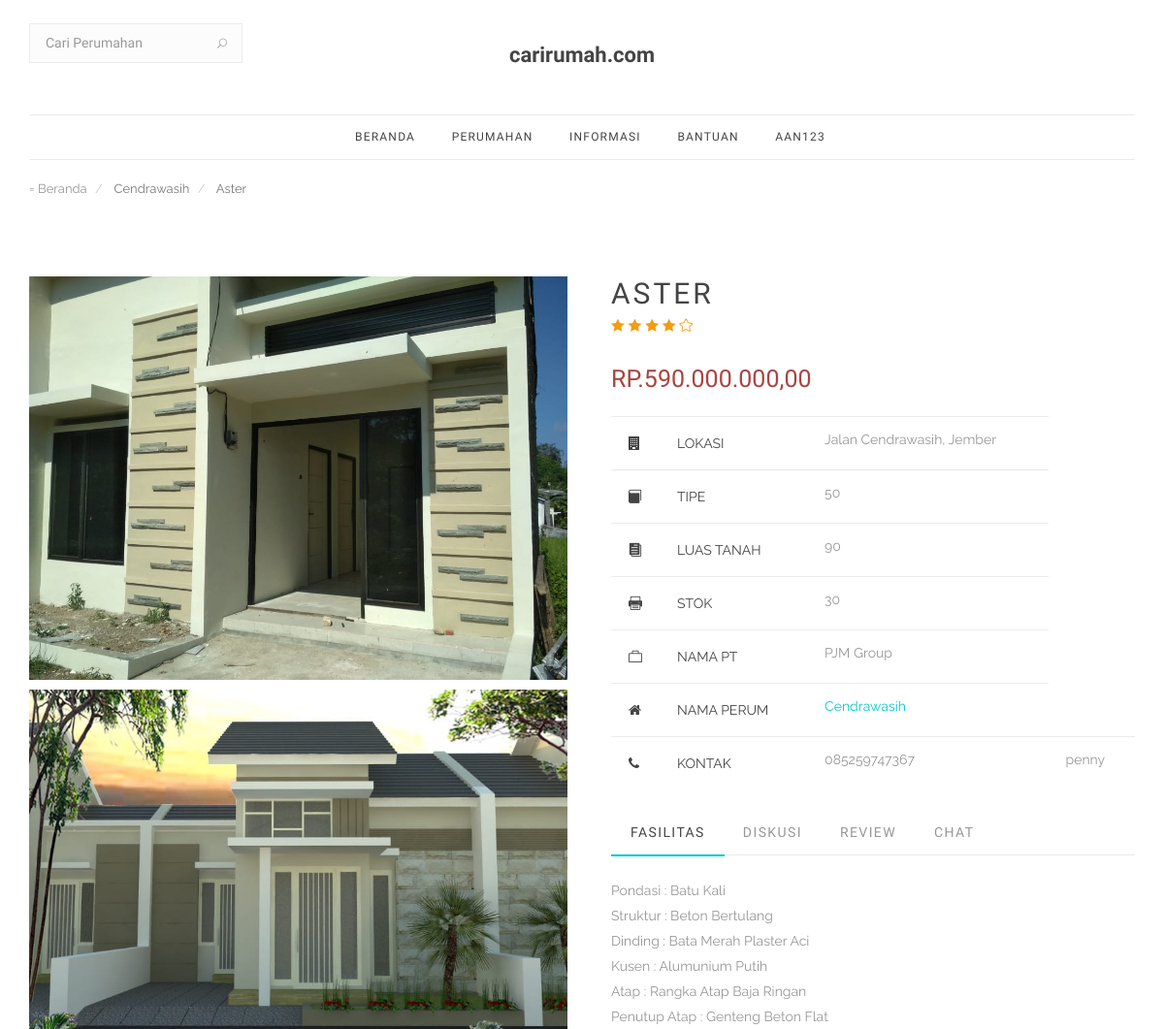
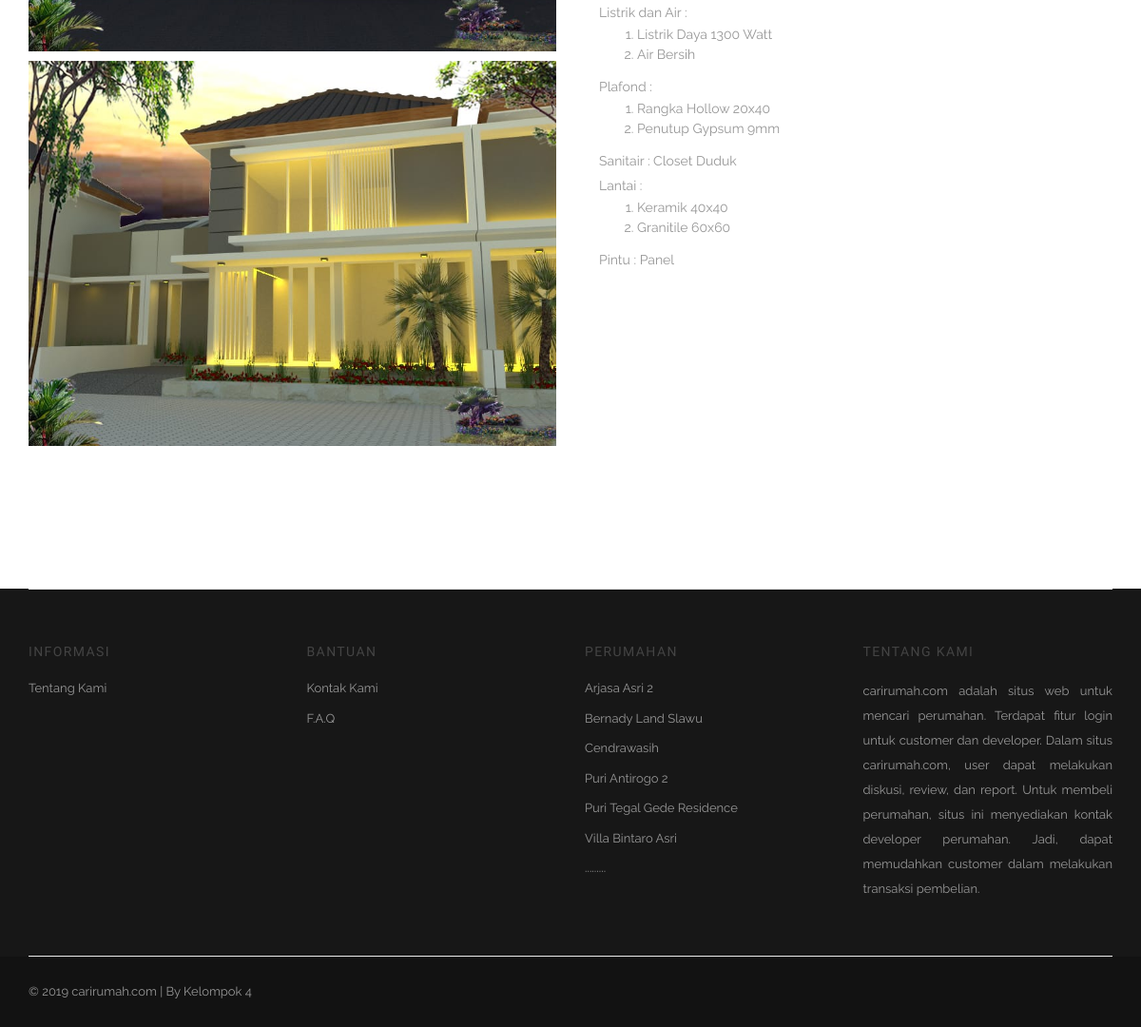
/home/index_admin.php?p=bukudetail/buku_detail_adm&KD_CLUSTER=10 (signed in), run on the app's committed database (2 pictures, top to bottom).
### tables this page shows
CREATE TABLE `perum` (
  `KD_PERUM` int(4) NOT NULL,
  `KD_PT` int(4) NOT NULL,
  `NAMA_PERUM` varchar(100) DEFAULT NULL,
  `LOKASI` varchar(100) DEFAULT NULL,
  `GAMBAR_PERUM` varchar(100) DEFAULT NULL
);

CREATE TABLE `cluster` (
  `KD_CLUSTER` int(4) NOT NULL,
  `KD_PERUM` int(4) NOT NULL,
  `NAMA_CLUSTER` varchar(100) DEFAULT NULL,
  `TIPE` int(4) DEFAULT NULL,
  `LUAS_TANAH` int(4) DEFAULT NULL,
  `STOK` int(4) DEFAULT NULL,
  `HARGA` bigint(20) DEFAULT NULL,
  `FASILITAS` varchar(1000) DEFAULT NULL,
  `GAMBAR` varchar(100) DEFAULT NULL,
  `GAMBAR1` varchar(100) DEFAULT NULL,
  `GAMBAR2` varchar(100) DEFAULT NULL
);

CREATE TABLE `pt` (
  `KD_PT` int(4) NOT NULL,
  `USERNAME` varchar(20) NOT NULL,
  `NAMA_PT` varchar(100) DEFAULT NULL
);

CREATE TABLE `marketing` (
  `KD_MARKET` int(4) NOT NULL,
  `USERNAME` varchar(20) NOT NULL,
  `NAMA` varchar(100) DEFAULT NULL,
  `NO_TELEPON` varchar(12) DEFAULT NULL
);

### home/pages/bukudetail/buku_detail_adm.php (the view, shortened to what this page needs)
<?php
    $KD_CLUSTER = $_GET['KD_CLUSTER'];
    $queryProduct = "SELECT *
    FROM cluster
    INNER JOIN perum
    ON cluster.KD_PERUM=perum.KD_PERUM
    INNER JOIN pt
    ON perum.KD_PT=pt.KD_PT
    INNER JOIN user
    ON pt.USERNAME=user.USERNAME
    INNER JOIN marketing
    ON user.USERNAME=marketing.USERNAME
    WHERE cluster.KD_CLUSTER=$KD_CLUSTER";
    $rsProduct = mysqli_query($konek, $queryProduct);
     $row = mysqli_fetch_assoc($rsProduct);
    $query=  "SELECT AVG(RATING) FROM review WHERE KD_CLUSTER='$KD_CLUSTER'";
    $rsq= mysqli_query($konek, $query);
?>
    <div class="container">
      <ol class="breadcrumb">
        <li>=
          <a href="index_admin.php">Beranda</a>
        </li>
        <li class="active">
          <?php echo $row['NAMA_PERUM']; ?>
        </li>
        <li class="active">
          <?php echo $row['NAMA_CLUSTER']; ?>
        </li>
      </ol>
    </div>
    <section class="section-wrap single-product">
      <div class="container relative">
        <div class="row">
        <div class="col-sm-6 col-xs-12 mb-60">
<div class="flickity  mfp-hover" id="gallery-main">
  <div class="gallery-cell">
    <a href="img/<?php echo $row['GAMBAR']; ?>" class="lightbox-img">
      <img src="img/<?php echo $row['GAMBAR']; ?>" alt="" />
    </a>
  </div>
  <div class="gallery-cell">
    <a href="img/<?php echo $row['GAMBAR1']; ?>" class="lightbox-img">
      <img src="img/<?php echo $row['GAMBAR1']; ?>" alt="" />
    </a>
  </div>
  <div class="gallery-cell">
    <a href="img/<?php echo $row['GAMBAR2']; ?>" class="lightbox-img">
      <img src="img/<?php echo $row['GAMBAR2']; ?>" alt="" />
    </a>
  </div>
</div>
</div>
          <div class="col-sm-6 col-xs-12 product-description-wrap">
            <h1 class="product-title"><?php echo $row['NAMA_CLUSTER']; ?></h1>
            <span>
            <?php
            while ($data = mysqli_fetch_assoc($rsq))
{
    ?>
            <?php
                $x = $data['AVG(RATING)'];
                $j = 5-$x;
                for ($i=0; $i<$x ; $i++) {
            ?>
              <span class="icon_star" style="color:#f39c12;"></span>
            <?php } for ($i=0; $i<$j ; $i++) { ?>
              <span class="icon_star_alt" style="color:#f39c12;"></span>
            <?php } }?>
            </span>
            <span class="price">
              <ins>
                <span class="ammount text-danger">
                    <?php
                        $harga = number_format($row['HARGA'], 2, ",", ".");
                        echo "Rp.".$harga;
                    ?>
                </span>
              </ins>
            </span>
            <div class="product_meta">
                <table class="table table-hover table-responsive">
                <tr>
                        <td width="5px"><span class="fa fa-building"></span></td>
                        <td><span class="sku">LOKASI</td>
                        <td><?php echo $row['LOKASI']; ?></span></td>
                    </tr>
                    <tr>
                        <td width="5px"><span class="icon_book"></span></td>
                        <td><span class="sku">TIPE</td>
                        <td><?php echo $row['TIPE']; ?></span></td>
                    </tr>
                    <tr>
                        <td width="5px"><span class="icon_documents"></span></td>
                        <td><span class="tagged_as">LUAS TANAH</td>
                        <td><?php echo $row['LUAS_TANAH']; ?> </span></td>
                    </tr>
                    <tr>
                        <td width="5px"><span class="icon_printer-alt"></span></td>
                        <td><span class="posted_in">STOK</td>
                        <td><?php echo $row['STOK']; ?></span></td>
                    </tr>
                    <tr>
                        <td width="5px"><span class="icon_briefcase"></span></td>
                        <td><span class="posted_in">NAMA PT</td>
                        <td><?php echo $row['NAMA_PT']; ?></a></span></td>
                    </tr>
                    <tr>
                        <td width="5px"><span class="fa fa-home"></span></td>
                        <td><span class="posted_in">NAMA PERUM</td>
                        <td><a href="?p=buku&KD_PERUM=<?php echo $row['KD_PERUM'] ?>&halaman=1" target="_blank">
                            <?php echo $row['NAMA_PERUM']; ?></a></span></td>
                    </tr>
                    <tr>
                        <td width="5px"><span class="fa fa-phone"></span></td>
                        <td><span class="posted_in">KONTAK</td>
                        <td> <?php echo $row['NO_TELEPON']; ?></a></span></td>
                        <td> <?php echo $row['NAMA']; ?></a></span></td>
                    </tr>
                </table>
                <div class="row">
                <div class="col-md-12">
                    <div class="tabs tabs-bb">
                    <ul class="nav nav-tabs">
                        <li class="active">
                        <a href="#tab-description" data-toggle="tab">Fasilitas</a>
                        </li>
                        <li>
                        <a href="#tab-reviews" data-toggle="tab">Diskusi</a>
                        </li>
                        <li >
                        <a href="#tab-ulasan" data-toggle="tab">Review</a>
                        </li>
                        <li >
                        <a href="#tab-chat" data-toggle="tab">Chat</a>
                        </li>
                    </ul>
                    <div class="tab-content">
                    <div class="tab-pane fade in active" id="tab-description">
                        <p align="justify">
                            <?php echo htmlspecialchars_decode(stripcslashes($row['FASILITAS'])); ?>
                        </p>
                        </div>
                    </div>
                    </div>
                </div>
                </div>
            </div>
          </div>
        </div>
      </div>
    </section>

### home/inc/footer.php (shortened to what this page needs)
<?php
  $katfoot="SELECT * FROM perum ORDER BY NAMA_PERUM LIMIT 6";
  $rsKatFoot=mysqli_query($konek, $katfoot);
?>
    <footer class="footer footer-type-1 bg-dark">
      <div class="container">
        <div class="footer-widgets top-bottom-dividers pb-mdm-20">
          <div class="row">
            <div class="col-md-3 col-sm-4 col-xs-4 col-xxs-12">
              <div class="widget footer-links">
                <h5 class="widget-title uppercase">Informasi</h5>
                <ul class="list-no-dividers">
                  <li><a href="?p=about">Tentang Kami</a></li>
                </ul>
              </div>
            </div>
            <div class="col-md-3 col-sm-4 col-xs-4 col-xxs-12">
              <div class="widget footer-links">
                <h5 class="widget-title uppercase">Bantuan</h5>
                <ul class="list-no-dividers">
                  <li><a href="?p=contact">Kontak Kami</a></li>
                  <li><a href="?p=faq">F.A.Q</a></li>
                </ul>
              </div>
            </div>
            <div class="col-md-3 col-sm-4 col-xs-4 col-xxs-12">
              <div class="widget footer-links">
                <h5 class="widget-title uppercase">Perumahan</h5>
                <ul class="list-no-dividers">
                  <?php while($row=mysqli_fetch_assoc($rsKatFoot)){ ?>
                    <li><a href="?p=buku&KD_PERUM=<?php echo $row['KD_PERUM']; ?>&halaman=1"><?php echo $row['NAMA_PERUM']; ?></a></li>
                  <?php } ?>
                  <li>.........</li>
                </ul>
              </div>
            </div>
            <div align="justify" class="col-md-3 col-sm-6 col-xs-12">
              <div class="widget">
                <h5 class="widget-title uppercase">tentang kami</h5>
                <p class="mb-0">
                carirumah.com adalah situs web untuk mencari perumahan. Terdapat fitur login untuk customer dan developer. Dalam situs carirumah.com, user dapat melakukan diskusi, review, dan report. Untuk membeli perumahan, situs ini menyediakan kontak developer perumahan. Jadi, dapat memudahkan customer dalam melakukan transaksi pembelian.
                </p>
              </div>
            </div>
          </div>
        </div>
      </div>
      <div class="bottom-footer bg-dark">
        <div class="container">
          <div class="row">
            <div class="col-sm-4 copyright sm-text-center">
              <span>
                &copy; 2019 carirumah.com | By Kelompok 4
              </span>
            </div>
            <div class="col-sm-4 text-center">
            </div>
          </div>
        </div>
      </div>
    </footer>

### data on the page
perum: NAMA_PERUM "Cendrawasih", LOKASI "Jalan Cendrawasih, Jember"
cluster: NAMA_CLUSTER "Aster", GAMBAR (picture), GAMBAR1 (picture), GAMBAR2 (picture), NAMA_CLUSTER "ASTER", HARGA "590.000.000,00", TIPE "50", LUAS_TANAH "90", STOK "30", FASILITAS "Pondasi : Batu Kali Struktur : Beton Bertulang Dinding : Bata Merah Plaster Aci Kusen : Alumunium Putih Atap : Rangka Atap Baja Ringan Penutup Atap : Genteng Beton Flat Listrik dan Air : Listrik Daya 1300 Watt Air Bersih Plafond : Rangka Hollow 20x40 Penutup Gypsum 9mm Sanitair : Closet Duduk Lantai : Keramik 40x40 Granitile 60x60 Pintu : Panel"
pt: NAMA_PT "PJM Group"
marketing: NO_TELEPON "085259747367", NAMA "penny"
perum: NAMA_PERUM "Arjasa Asri 2"
perum: NAMA_PERUM "Bernady Land Slawu"
perum: NAMA_PERUM "Puri Antirogo 2"
perum: NAMA_PERUM "Puri Tegal Gede Residence"
perum: NAMA_PERUM "Villa Bintaro Asri"

### other printed values
$_SESSION['USERNAME'] "AAN123"
